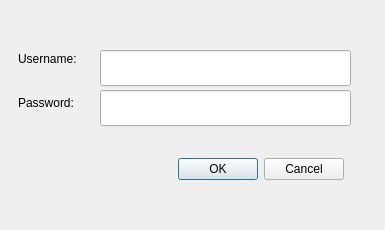
<?xml version="1.0" encoding="UTF-8"?>
<ui version="4.0">
 <class>Dialog</class>
 <widget class="QDialog" name="Dialog">
  <property name="geometry">
   <rect>
    <x>0</x>
    <y>0</y>
    <width>385</width>
    <height>230</height>
   </rect>
  </property>
  <property name="minimumSize">
   <size>
    <width>385</width>
    <height>230</height>
   </size>
  </property>
  <property name="maximumSize">
   <size>
    <width>385</width>
    <height>230</height>
   </size>
  </property>
  <property name="windowTitle">
   <string>Dialog</string>
  </property>
  <widget class="QDialogButtonBox" name="buttonBox">
   <property name="geometry">
    <rect>
     <x>170</x>
     <y>150</y>
     <width>174</width>
     <height>38</height>
    </rect>
   </property>
   <property name="orientation">
    <enum>Qt::Horizontal</enum>
   </property>
   <property name="standardButtons">
    <set>QDialogButtonBox::Cancel|QDialogButtonBox::Ok</set>
   </property>
  </widget>
  <widget class="QLabel" name="labelUsername">
   <property name="geometry">
    <rect>
     <x>18</x>
     <y>48</y>
     <width>77</width>
     <height>22</height>
    </rect>
   </property>
   <property name="text">
    <string>Username:</string>
   </property>
  </widget>
  <widget class="QLineEdit" name="lineEditUsername">
   <property name="geometry">
    <rect>
     <x>100</x>
     <y>50</y>
     <width>251</width>
     <height>36</height>
    </rect>
   </property>
   <property name="text">
    <string/>
   </property>
  </widget>
  <widget class="QLabel" name="labelPassword">
   <property name="geometry">
    <rect>
     <x>18</x>
     <y>92</y>
     <width>72</width>
     <height>22</height>
    </rect>
   </property>
   <property name="text">
    <string>Password:</string>
   </property>
  </widget>
  <widget class="QLineEdit" name="lineEditPassword">
   <property name="geometry">
    <rect>
     <x>100</x>
     <y>90</y>
     <width>251</width>
     <height>36</height>
    </rect>
   </property>
   <property name="text">
    <string/>
   </property>
   <property name="echoMode">
    <enum>QLineEdit::Password</enum>
   </property>
  </widget>
 </widget>
 <resources/>
 <connections>
  <connection>
   <sender>buttonBox</sender>
   <signal>accepted()</signal>
   <receiver>Dialog</receiver>
   <slot>accept()</slot>
   <hints>
    <hint type="sourcelabel">
     <x>248</x>
     <y>254</y>
    </hint>
    <hint type="destinationlabel">
     <x>157</x>
     <y>274</y>
    </hint>
   </hints>
  </connection>
  <connection>
   <sender>buttonBox</sender>
   <signal>rejected()</signal>
   <receiver>Dialog</receiver>
   <slot>reject()</slot>
   <hints>
    <hint type="sourcelabel">
     <x>316</x>
     <y>260</y>
    </hint>
    <hint type="destinationlabel">
     <x>286</x>
     <y>274</y>
    </hint>
   </hints>
  </connection>
 </connections>
</ui>
